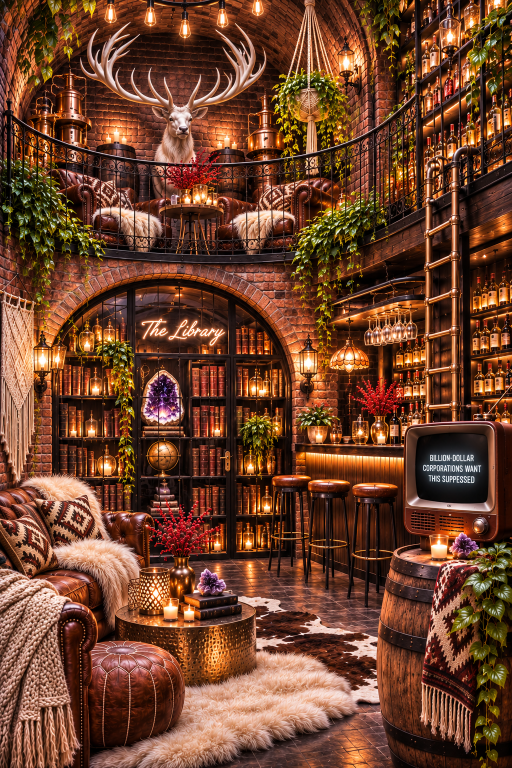
#> input picture tools/speak-faces/originals/cellar-render.png, 1024 x 1536 px (shown at 1/2 size)
$ python pine.py originals/cellar-render.png out.png
#> lines starting #> are read from the running program, lines starting #| are printed output that depends on the picture; after the words box and inside, x2 and y2 are one past the last pixel; in counts of white or black regions, pixels touching at a corner belong together
"""Pine boughs, for the holidays: the garland along the balcony rail and the little clusters in the vault's corners
become pine (they were ivy). Drawn here, needle by needle, at full size:
  - a bough is a thin brown twig with pairs of needles along it, angled forward, longest in its middle
  - hundreds of boughs, three layers deep: the back ones darker (in each other's shade), the front ones catching
    the light from above, so the garland has depth
  - deep shade where boughs overlap (the more pine in front, the darker), so it has depth like a real garland
  - tiny warm lights tucked in, like the strings across the vault
  - the roses and the macrame stay IN FRONT, exactly as rendered; the old leaves behind the pine go into shadow,
    so any gap between boughs reads as depth, not as old leaves
Coordinates are on the 1024 x 1536 render; s scales them to the picture being worked on."""
import cv2, numpy as np

GARLAND = (112, 912)            # the rail's garland, x from..to
TOP, MID, LOW = 500, 548, 600   # its top edge, middle line and lower edge (the roses hang just below the middle)
CORNERS = [((40, 10), 1, 60), ((150, 0), 1, 40), ((95, 35), 1, 45), ((15, 70), 1, 35), ((960, 70), -1, 55), ((925, 120), -1, 30)]  # vault: (x, y), side, size

def needle_colour(rng, shade):
    # deep pine greens, lighter where the light reaches (shade 0 = deep inside, 1 = in the light)
    dark = np.array([16, 28, 14], np.float32); light = np.array([52, 86, 58], np.float32)
    c = dark + (light - dark) * np.clip(shade + rng.normal(0, 0.14), 0, 1.1)
    c = c * np.array([1 + rng.normal(0, 0.06), 1, 1 + rng.normal(0, 0.05)])  # some boughs bluer, some yellower
    return tuple(float(v) for v in c)

def bough(rgb, alpha, x, y, ang, length, shade, s, rng, acc=None):
    """One bough: a twig from (x, y) at angle ang (radians, 0 = pointing right, +y = down) drooping a little."""
    step = 1.15 * s
    n = max(4, int(length / step))
    droop = rng.uniform(0.002, 0.006) / s * np.sign(np.cos(ang) + 1e-6)
    px, py, a = x, y, ang
    nl = rng.uniform(6.5, 9.5) * s
    twig = (34, 52, 74)
    for i in range(n):
        t = i / n
        nx, ny = px + np.cos(a) * step, py + np.sin(a) * step
        cv2.line(rgb, (int(px * 4), int(py * 4)), (int(nx * 4), int(ny * 4)), twig, max(1, int(0.5 * s)), cv2.LINE_AA, 2)
        L = nl * (0.45 + 0.55 * np.sin(np.pi * min(1, t * 1.25 + 0.08)))
        for side in (-1, 1):
            da = side * np.radians(rng.uniform(38, 62))
            fa = a + da
            ex, ey = px + np.cos(fa) * L, py + np.sin(fa) * L
            up = -np.sin(fa) > 0                                             # needles pointing up catch more light
            c = needle_colour(rng, shade + (0.12 if up else -0.08))
            w = 1 if rng.random() < 0.6 else 2
            if up and rng.random() < 0.5:                                    # a lit tip
                c = tuple(min(255, v * 1.35 + 10) for v in c)
            cv2.line(rgb, (int(px * 4), int(py * 4)), (int(ex * 4), int(ey * 4)), c, w, cv2.LINE_AA, 2)
            cv2.line(alpha, (int(px * 4), int(py * 4)), (int(ex * 4), int(ey * 4)), 255, w, cv2.LINE_AA, 2)
            if acc is not None: cv2.line(acc, (int(px * 4), int(py * 4)), (int(ex * 4), int(ey * 4)), 1.0, w + 1, cv2.LINE_8, 2)
        a += droop * step * 8
        px, py = nx, ny
    return px, py

def _unused_cone(rgb, alpha, x, y, s, rng):
    """A small pinecone: overlapping brown scales, lit from above."""
    ang = rng.uniform(-35, 35); rx, ry = 4.2 * s, 6.8 * s
    for j in range(7):
        for k in range(-2, 3):
            cx = x + k * rx * 0.42 * np.cos(np.radians(ang)) - (j - 3) * ry * 0.27 * np.sin(np.radians(ang))
            cy = y + (j - 3) * ry * 0.27 * np.cos(np.radians(ang)) + k * rx * 0.42 * np.sin(np.radians(ang))
            if ((k * 0.42) ** 2 / 1.0 + ((j - 3) * 0.27) ** 2 / 1.0) > 1.05: continue
            lit = 0.55 + 0.45 * (1 - j / 6)
            col = (int(30 * lit), int(52 * lit), int(88 * lit))
            cv2.ellipse(rgb, (int(cx * 4), int(cy * 4)), (int(1.9 * s * 4), int(1.4 * s * 4)), ang, 0, 360, col, -1, cv2.LINE_AA, 2)
            cv2.ellipse(rgb, (int(cx * 4), int(cy * 4 + 0.5 * s * 4)), (int(1.9 * s * 4), int(0.6 * s * 4)), ang, 0, 180, (18, 28, 46), max(1, int(s * 0.4)), cv2.LINE_AA, 2)
            cv2.ellipse(alpha, (int(cx * 4), int(cy * 4)), (int(1.9 * s * 4), int(1.4 * s * 4)), ang, 0, 360, 255, -1, cv2.LINE_AA, 2)

def keep_mask(base, s):
    """The roses and the macrame (in front of the pine): red/pink petals, cream petals and cream threads."""
    lab = cv2.cvtColor(base, cv2.COLOR_BGR2LAB).astype(np.float32)
    L, a, b = lab[..., 0], lab[..., 1] - 128, lab[..., 2] - 128
    chroma = np.hypot(a, b)
    rose = (a > 14) & (L > 35)                                              # red and pink petals
    cream = (L > 140) & (chroma < 30)                                       # cream roses, macrame
    m = (rose | cream).astype(np.uint8)
    m = cv2.morphologyEx(m, cv2.MORPH_OPEN, np.ones((int(2 * s) | 1,) * 2, np.uint8))
    m = cv2.morphologyEx(m, cv2.MORPH_CLOSE, np.ones((int(3 * s) | 1,) * 2, np.uint8))
    n, lab_, st, _ = cv2.connectedComponentsWithStats(m)
    big = np.zeros_like(m)
    keep = np.where(st[1:, cv2.CC_STAT_AREA] > 60 * s * s)[0] + 1
    big[np.isin(lab_, keep)] = 1
    zone = np.zeros(L.shape, np.float32)
    zone[int(552 * s):int(680 * s), int(GARLAND[0] * s):int(GARLAND[1] * s)] = 1
    zone = cv2.GaussianBlur(zone, (0, 0), 4 * s)
    return cv2.GaussianBlur(big.astype(np.float32), (0, 0), 0.9) * zone

def pine(base, s, seed=11):
    rng = np.random.default_rng(seed)
    H, W = base.shape[:2]
    # drawn on a canvas 4x finer in position (cv2's shift=2), at the picture's own size
    rgb = np.zeros((H, W, 3), np.uint8); alpha = np.zeros((H, W), np.uint8)
    depth = np.zeros((H, W), np.float32)                                     # how much pine lies IN FRONT of each spot
    x0, x1 = GARLAND
    layers = [(0.1, 0.95), (0.4, 0.8), (0.75, 0.55)]                       # (light, how many) back to front
    for li, (shade, dens) in enumerate(layers):
        acc = np.zeros((H, W), np.float32)
        n = int((x1 - x0) / 2.1 * dens)
        for _ in range(n):
            x = rng.uniform(x0 + 6, x1 - 6)
            y = rng.normal(MID - 10, 13) - (6 if shade > 0.6 else 0)
            y = float(np.clip(y, TOP + 8, LOW - 18))
            ang = rng.choice([0, np.pi]) + rng.normal(0, 0.55)
            if rng.random() < 0.25: ang = -np.pi / 2 + rng.normal(0, 0.6)    # some reach up over the rail
            if rng.random() < 0.12: ang = np.pi / 2 + rng.normal(0, 0.5)     # and some hang down
            length = rng.uniform(16, 34) * s
            light = shade + (MID - y) / 140                                  # higher up is nearer the bar's light
            bough(rgb, alpha, x * s, y * s, ang, length, light, s, rng, acc)
        # everything already drawn sits behind this layer: it gets this layer's shade
        if li < len(layers) - 1:
            depth += cv2.GaussianBlur(acc, (0, 0), 3 * s)
    for ex, side in ((x0 + 10, -1), (x1 - 10, 1)):                        # the ends turn down at the balcony's corners
        for _ in range(26):
            bough(rgb, alpha, (ex + rng.normal(0, 8)) * s, rng.uniform(MID - 10, LOW) * s,
                  np.pi / 2 + side * rng.uniform(0.1, 0.8), rng.uniform(16, 30) * s, rng.uniform(0.2, 0.6), s, rng)
    for (cx, cy), side, size in CORNERS:                                    # the vault's corners
        for _ in range(int(size * 0.9)):
            ang = np.pi / 2 + side * rng.uniform(-0.4, 1.1)
            bough(rgb, alpha, (cx + rng.normal(0, size * 0.35)) * s, (cy + rng.uniform(0, size * 0.6)) * s,
                  ang, rng.uniform(14, 28) * s, rng.uniform(0.1, 0.6), s, rng)
    A = alpha.astype(np.float32) / 255
    A = np.maximum(A, cv2.GaussianBlur(A, (0, 0), 0.6) * 0.9)
    # depth: pine drawn early (behind) is darkened by how much pine was laid in front of it
    occl = np.clip(1 - 0.16 * depth, 0.38, 1)[..., None]
    pine_rgb = rgb.astype(np.float32) * occl
    # behind the pine: the old leaves and ivy go into deep shadow (only where the pine is)
    cover = cv2.GaussianBlur(cv2.dilate((A > 0.05).astype(np.uint8), np.ones((int(5 * s) | 1,) * 2, np.uint8)).astype(np.float32), (0, 0), 3 * s)
    shadowed = base.astype(np.float32) * (1 - 0.7 * cover[..., None])
    out = shadowed * (1 - A[..., None]) + pine_rgb * A[..., None]
    # tiny warm lights in the garland, like the strings across the vault
    glow = np.zeros((H, W), np.float32); core = np.zeros((H, W), np.float32)
    for _ in range(int((x1 - x0) / 11)):
        lx, ly = rng.uniform(x0 + 15, x1 - 15) * s, rng.normal(MID - 8, 11) * s
        cv2.circle(core, (int(lx), int(ly)), max(1, int(1.2 * s)), 1, -1, cv2.LINE_AA)
    glow = cv2.GaussianBlur(core, (0, 0), 3 * s) * 12 + cv2.GaussianBlur(core, (0, 0), 0.7 * s) * 2.4
    warm = np.array([150, 205, 255], np.float32)
    out = out + np.clip(glow, 0, 1.4)[..., None] * warm * 0.75
    K = keep_mask(base, s)[..., None]
    out = out * (1 - K) + base.astype(np.float32) * K
    return np.clip(out, 0, 255).astype(np.uint8)

if __name__ == '__main__':
    import sys
    im = cv2.imread(sys.argv[1]); s = im.shape[1] / 1024
#> further down, im is the input picture: shape (1536, 1024, 3); mean B, G, R 43.8, 66.4, 110.6
#> after `s = im.shape[1] / 1024`: s = 1
    cv2.imwrite(sys.argv[2], pine(im, s))
#> after the loop in pine, `for li, (shade, dens) in enumerate(layers):`:
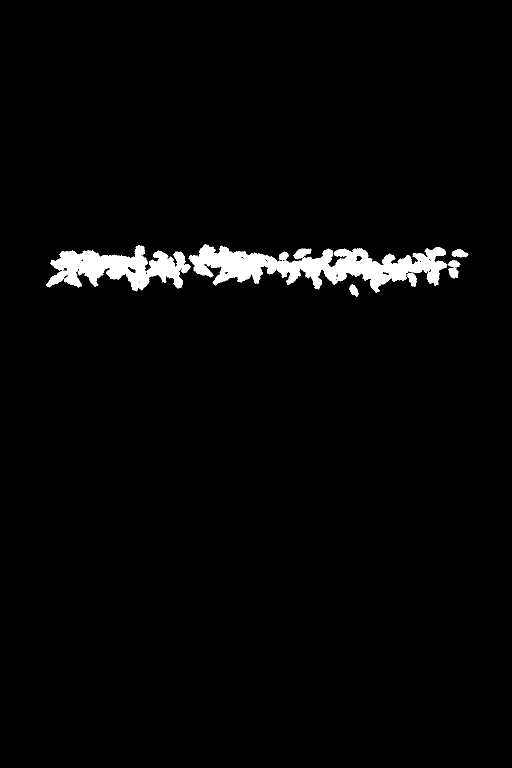
#> acc: shape (1536, 1024) float32 (shown at 1/2 size); values 0 (black) and 1 (white), 2.4% white; 8 white regions, largest, box (x1, y1, x2, y2) and area: (377, 488, 895, 586) 22510, (92, 490, 381, 583) 13467, (897, 520, 921, 557) 555
#> after the loop in pine, `for ex, side in ((x0 + 10, -1), (x1 - 10, 1)):                        ..`:
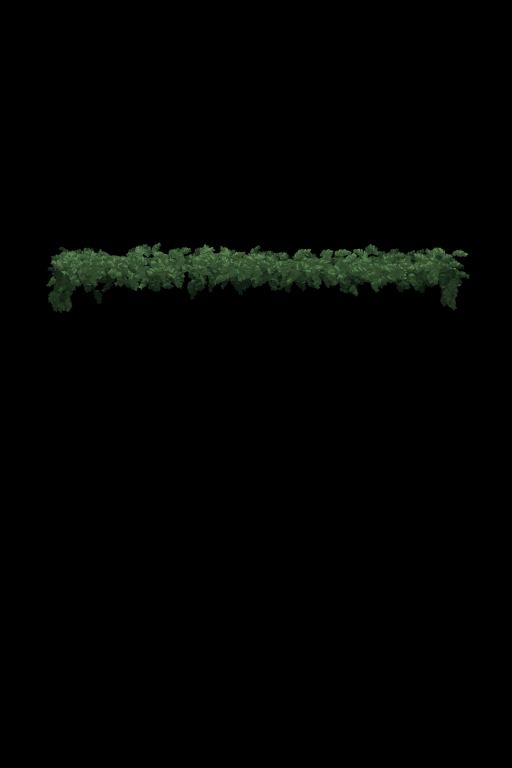
#> rgb: shape (1536, 1024, 3) (shown at 1/2 size); mean of channels 0, 1, 2 1.8, 2.9, 1.9; drawn as B, G, R
#> after the loop in pine, `for (cx, cy), side, size in CORNERS:                                  ..`:
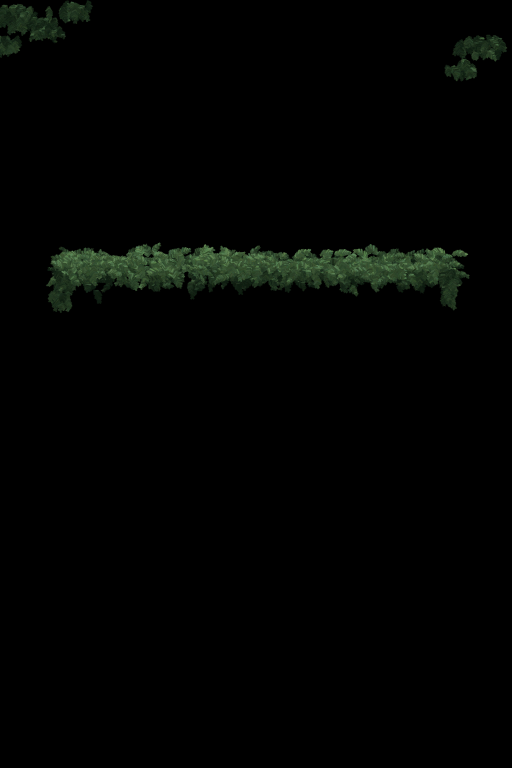
#> rgb: shape (1536, 1024, 3) (shown at 1/2 size); 1.08% of pixels changed, all inside (x1, y1, x2, y2) = (0, 0, 1015, 163); drawn as B, G, R
#> after the loop in pine, `for _ in range(int((x1 - x0) / 11)):`: core: shape (1536, 1024) float32; values 0 (black) and 1 (white), 0.02% white in thin lines or dots, all inside (x1, y1, x2, y2) = (133, 513, 896, 571)
#> in keep_mask, `chroma = np.hypot(a, b)`:
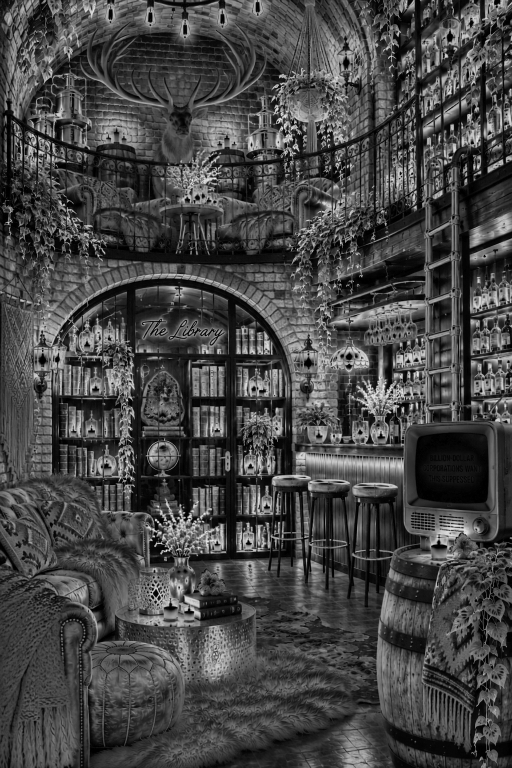
#> chroma: shape (1536, 1024) float32 (shown at 1/2 size); min 0, max 99.81, mean 27.5; drawn with min black and max white
#> in keep_mask, `rose = (a > 14) & (L > 35)`: rose: shape (1536, 1024) bool; 50.7% white; 8039 black regions (6825 under 20 px), largest, box (x1, y1, x2, y2) and area: (0, 0, 1024, 831) 256848, (50, 555, 860, 1238) 155849, (767, 854, 1024, 1536) 61760
#> in keep_mask, `cream = (L > 140) & (chroma < 30)`: cream: shape (1536, 1024) bool; 9.7% white; 3815 white regions (3093 under 20 px), largest, box (x1, y1, x2, y2) and area: (208, 1301, 760, 1536) 35576, (42, 946, 283, 1182) 10772, (0, 1137, 143, 1404) 9091
#> in keep_mask, `m = (rose | cream).astype(np.uint8)`: m: shape (1536, 1024); values 0 (black) and 1 (white), 57.3% white; 8422 black regions (7527 under 20 px), largest, box (x1, y1, x2, y2) and area: (0, 0, 1024, 826) 237926, (102, 555, 860, 1238) 145290, (767, 854, 1024, 1536) 59203
#> in keep_mask, `m = cv2.morphologyEx(m, cv2.MORPH_OPEN, np.ones((int(2 * s) | 1,) * 2,..`: m: shape (1536, 1024); values 0 (black) and 1 (white), 52.6% white; 3452 black regions (2961 under 20 px), largest, box (x1, y1, x2, y2) and area: (0, 0, 1024, 843) 301052, (40, 554, 986, 1240) 208507, (745, 852, 1024, 1536) 65403
#> in keep_mask, `m = cv2.morphologyEx(m, cv2.MORPH_CLOSE, np.ones((int(3 * s) | 1,) * 2..`:
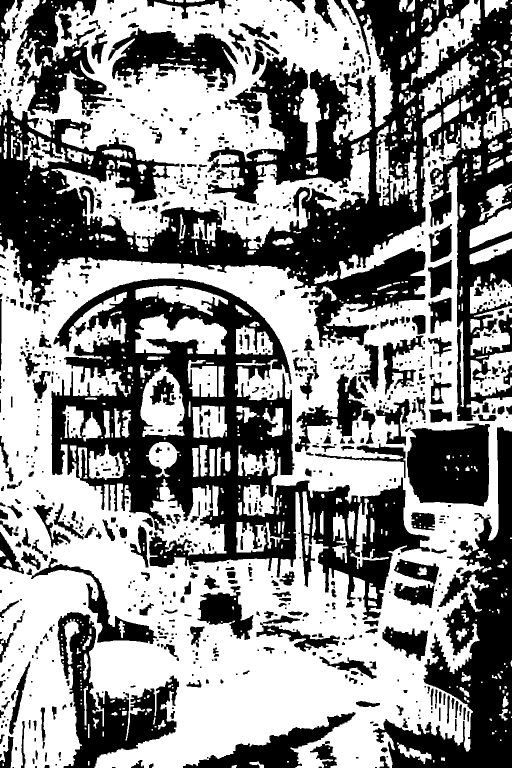
#> m: shape (1536, 1024) (shown at 1/2 size); values 0 (black) and 1 (white), 55.2% white; 1034 black regions (418 under 20 px), largest, box (x1, y1, x2, y2) and area: (0, 0, 1024, 842) 260288, (103, 557, 860, 1240) 158277, (746, 854, 1024, 1536) 63738
#> in keep_mask, `n, lab_, st, _ = cv2.connectedComponentsWithStats(m)`:
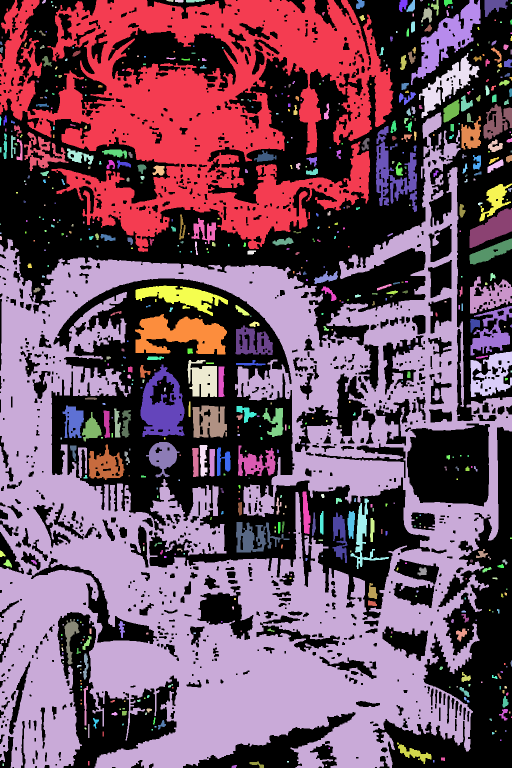
#> lab_: shape (1536, 1024) int32 (shown at 1/2 size); 657 distinct labels, from 0 to 656; one colour per label, 0 black
#> in keep_mask, `return cv2.GaussianBlur(big.astype(np.float32), (0, 0), 0.9) * zone`:
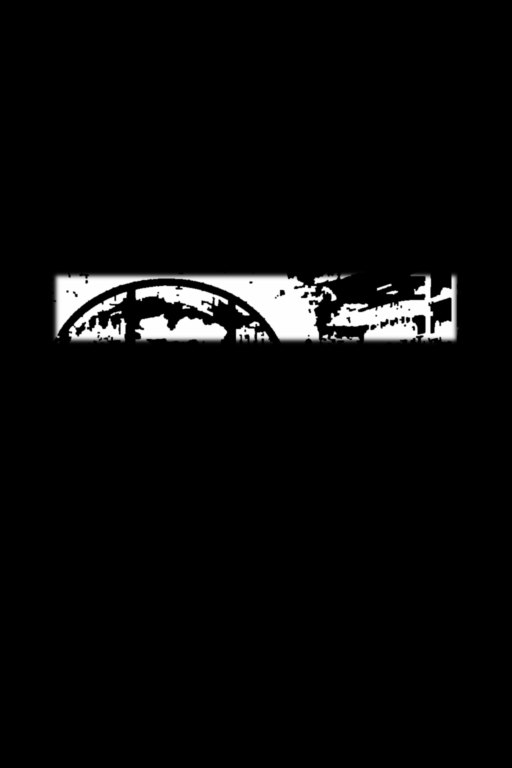
#> returned value: shape (1536, 1024) float32 (shown at 1/2 size); min 0, max 1, mean 0.0369
